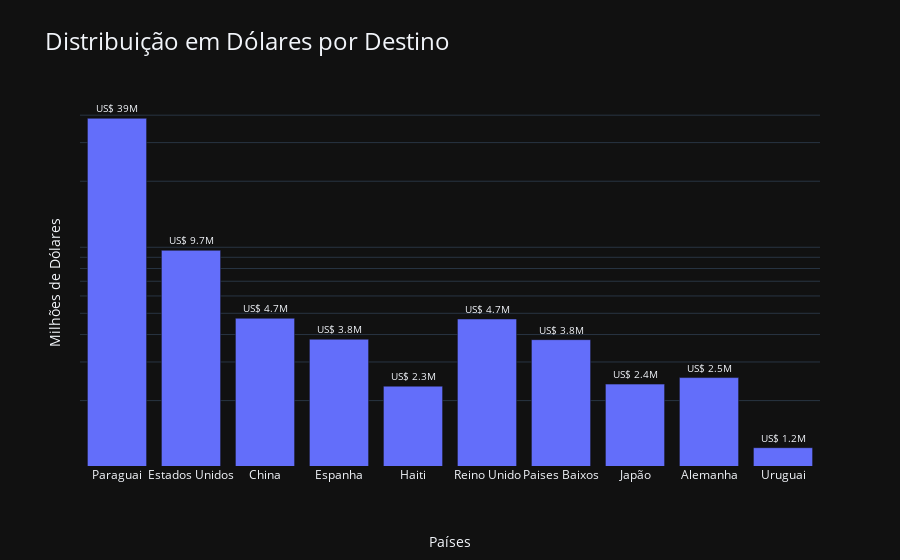

This figure's notebook cell:
### Code cell
fig = px.bar(df_total_top10, x='Destino', y=['USD'], title='Distribuição em Dólares por Destino')

fig.update_layout(
    title_font=dict(size=24), 
    xaxis_title='Países',
    xaxis_title_standoff=55,
    yaxis_title='Milhões de Dólares',
    yaxis_type="log",
    yaxis_showticklabels=False,
    showlegend=False, 
    template="plotly_dark",
     annotations=[
        dict(
            x=1,
            y=-0.32,
            xref='paper',
            yref='paper',
            text='* Escala Logarítmica',
            showarrow=False,
            font=dict(size=12)
        )
    ]
)

fig.update_traces(texttemplate='US$ %{y:.2s}', textposition='outside', textfont_size=10)

fig.show()

### Figure 1 — Plotly figure (JSON) as saved in the notebook; plotly's stock layout.template omitted (floating-point values rounded to 4 significant figures)
{"data": [{"alignmentgroup": "True", "hovertemplate": "variable=USD<br>Destino=%{x}<br>value=%{y}<extra></extra>", "legendgroup": "USD", "marker": {"color": "#636efa", "pattern": {"shape": ""}}, "name": "USD", "offsetgroup": "USD", "orientation": "v", "showlegend": true, "textfont": {"size": 10}, "textposition": "outside", "texttemplate": "US$ %{y:.2s}", "type": "bar", "x": ["Paraguai", "Estados Unidos", "China", "Espanha", "Haiti", "Reino Unido", "Paises Baixos", "Japão", "Alemanha", "Uruguai"], "xaxis": "x", "y": [38719031, 9684567, 4746525, 3808552, 2327208, 4711464, 3791611, 2377716, 2546394, 1219878], "yaxis": "y"}], "layout": {"annotations": [{"font": {"size": 12}, "showarrow": false, "text": "* Escala Logarítmica", "x": 1, "xref": "paper", "y": -0.32, "yref": "paper"}], "barmode": "relative", "legend": {"title": {"text": "variable"}, "tracegroupgap": 0}, "showlegend": false, "title": {"font": {"size": 24}, "text": "Distribuição em Dólares por Destino"}, "xaxis": {"anchor": "y", "domain": [0, 1], "title": {"standoff": 55, "text": "Países"}}, "yaxis": {"anchor": "x", "domain": [0, 1], "showticklabels": false, "title": {"text": "Milhões de Dólares"}, "type": "log"}}}
